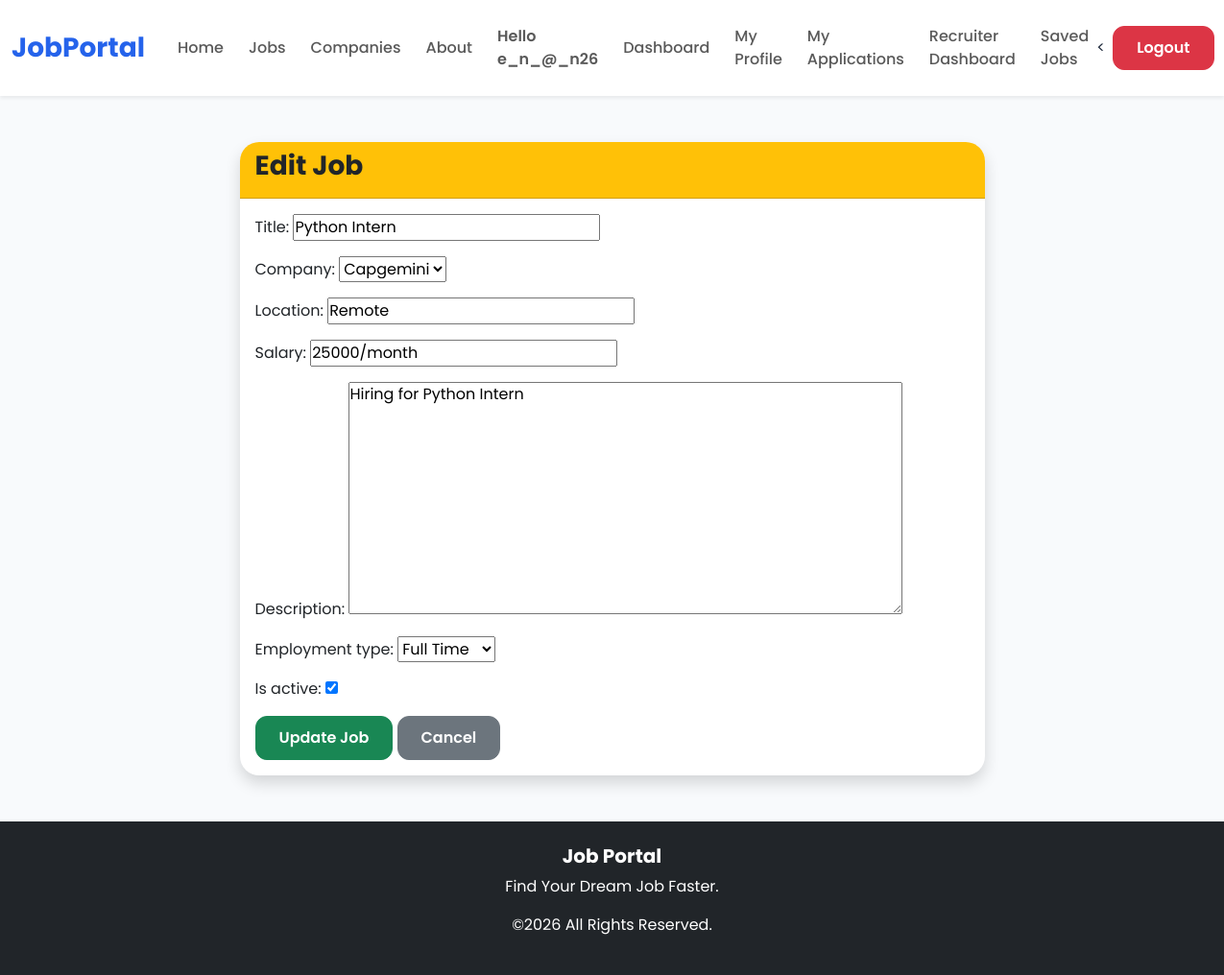
The page /jobs/edit/9/ (signed in) on the database its author committed.
### jobs/models.py (models this page shows, shortened)
class Job(models.Model):
    class EmploymentType(models.TextChoices):
        FULL_TIME = "full_time", "Full Time"
        PART_TIME = "part_time", "Part Time"
        CONTRACT = "contract", "Contract"
        INTERNSHIP = "internship", "Internship"
    title = models.CharField(max_length=200)
    company = models.ForeignKey(Company,on_delete=models.CASCADE)
    location = models.CharField(max_length=200)
    salary = models.CharField(max_length=100)
    description = models.TextField()
    employment_type = models.CharField(
        max_length=20,
        choices=EmploymentType.choices,
        default=EmploymentType.FULL_TIME,
    )
    is_active = models.BooleanField(default=True)
    created_at = models.DateTimeField(auto_now_add=True)
    updated_at = models.DateTimeField(default=timezone.now)
    class Meta:
        ordering = ["-created_at"]

### jobs/views.py (the view)
# urls.py: path("jobs/edit/<int:pk>/",views.edit_job,name="edit_job",),
@staff_member_required
def edit_job(request, pk):
    job = get_object_or_404(Job, pk=pk)
    if request.method == "POST":
        form = JobForm(request.POST, instance=job)
        if form.is_valid():
            form.save()
            return redirect("manage_jobs")
    else:
        form = JobForm(instance=job)
    return render(
        request,
        "jobs/edit_job.html",
        {
            "form": form,
            "job": job
        }
    )

### jobs/forms.py
class JobForm(forms.ModelForm):
    class Meta:
        model = Job
        fields = [
            "title",
            "company",
            "location",
            "salary",
            "description",
            "employment_type",
            "is_active",
        ]

### jobs/models.py (called while the page is built)
    def __str__(self):
        return self.name

### templates/jobs/edit_job.html (shortened to what this page needs)
{% extends "base.html" %}
{% block content %}
<div class="container mt-5" style="max-width:800px;">
    <div class="card shadow">
        <div class="card-header bg-warning text-dark">
            <h3>Edit Job</h3>
        </div>
        <div class="card-body">
            <form method="POST">
                {{ form.as_p }}
                <button
                    type="submit"
                    class="btn btn-success">
                    Update Job
                </button>
                <a href="{% url 'manage_jobs' %}"
                   class="btn btn-secondary">
                    Cancel
                </a>
            </form>
        </div>
    </div>
</div>
{% endblock %}

### templates/base.html (shortened to what this page needs)
{% load static %}
<!DOCTYPE html>
<html lang="en">
<head>
<link href="https://cdn.jsdelivr.net/npm/bootstrap@5.3.3/dist/css/bootstrap.min.css" rel="stylesheet">
<link rel="stylesheet"
href="https://cdn.jsdelivr.net/npm/bootstrap-icons@1.11.3/font/bootstrap-icons.min.css">
<link rel="stylesheet"
href="https://cdnjs.cloudflare.com/ajax/libs/font-awesome/6.6.0/css/all.min.css">
<link rel="stylesheet"
href="{% static 'css/style.css' %}">
</head>
<body>
<nav class="navbar navbar-expand-lg bg-white shadow-sm sticky-top">
<div class="container">
<a class="navbar-brand fw-bold fs-3" href="/">
<span style="color:#2563eb;">Job</span>Portal
</a>
<div
class="collapse navbar-collapse"
id="nav">
<ul class="navbar-nav ms-auto align-items-center">
<li class="nav-item">
<a class="nav-link" href="/">Home</a>
</li>
<li class="nav-item">
<a class="nav-link" href="/jobs/">Jobs</a>
</li>
<li class="nav-item">
<a class="nav-link" href="/companies/">Companies</a>
</li>
<li class="nav-item">
<a class="nav-link" href="#">About</a>
</li>
{% if user.is_authenticated %}
<li class="nav-item">
<span class="nav-link fw-semibold">
Hello {{ user.username }}
</span>
</li>
<li class="nav-item">
    <a class="nav-link" href="{% url 'dashboard' %}">
        Dashboard
    </a>
</li>
<li class="nav-item">
<li class="nav-item">
<a class="nav-link"
href="{% url 'profile' %}">
My Profile
</a>
</li>
<li class="nav-item">
<a class="nav-link"
href="{% url 'my_applications' %}">
My Applications
</a>
</li>
{% if user.is_staff %}
<li class="nav-item">
    <a class="nav-link"
       href="{% url 'admin_dashboard' %}">
        Recruiter Dashboard
    </a>
</li>
{% endif %}
</li>
<li class="nav-item">
    <a class="nav-link" href="{% url 'saved_jobs' %}">
        Saved Jobs
    </a>
</li>
<<li class="nav-item ms-2">
    <a class="btn btn-danger"
       href="{% url 'logout' %}">
        Logout
    </a>
</li>
{% endif %}
</ul>
</div>
</div>
</nav>
{% block content %}
{% endblock %}
<footer class="bg-dark text-white mt-5">
<div class="container text-center py-4">
<h5>Job Portal</h5>
<p>Find Your Dream Job Faster.</p>
<p>©2026 All Rights Reserved.</p>
</div>
</footer>
</body>
</html>

### static/css/style.css (style rules this page uses)
* { margin:0; padding:0; box-sizing:border-box; font-family:'Poppins',sans-serif; }
html { scroll-behavior:smooth; }
body { font-family:'Inter',sans-serif; background:var(--bg); color:var(--text); overflow-x:hidden; }
a { text-decoration:none; transition:all .3s ease; }
:root { --primary:#2563eb; --secondary:#7c3aed; --accent:#06b6d4; --bg:#f8fafc; --card:#ffffff; --text:#1e293b; --muted:#64748b; --radius:18px; --shadow: 0 10px 30px rgba(0,0,0,.08); }
h1,h2,h3,h4,h5,h6 { font-family:'Poppins',sans-serif; font-weight:700; }
a { text-decoration:none; transition:.3s; }
.container { max-width:1280px; }
.card { border:none; border-radius:20px; box-shadow:0 15px 40px rgba(0,0,0,.08); transition:.35s; overflow:hidden; }
.navbar { background:white; box-shadow:0 10px 25px rgba(0,0,0,.05); padding:18px 0; }
.navbar-brand { font-size:32px; font-weight:800; color:#2563eb!important; }
.nav-link { font-weight:500; margin-left:10px; transition:.3s; }
.btn { border-radius:12px; padding:10px 24px; font-weight:600; transition:.35s; }

### rows shown on the page
Job: title "Python Intern", company "Capgemini", location "Remote", salary "25000/month", description "Hiring for Python Intern", employment_type "Full Time", is_active "☑"

### other values the page prints
{{ user.username }} "e_n_@_n26"
